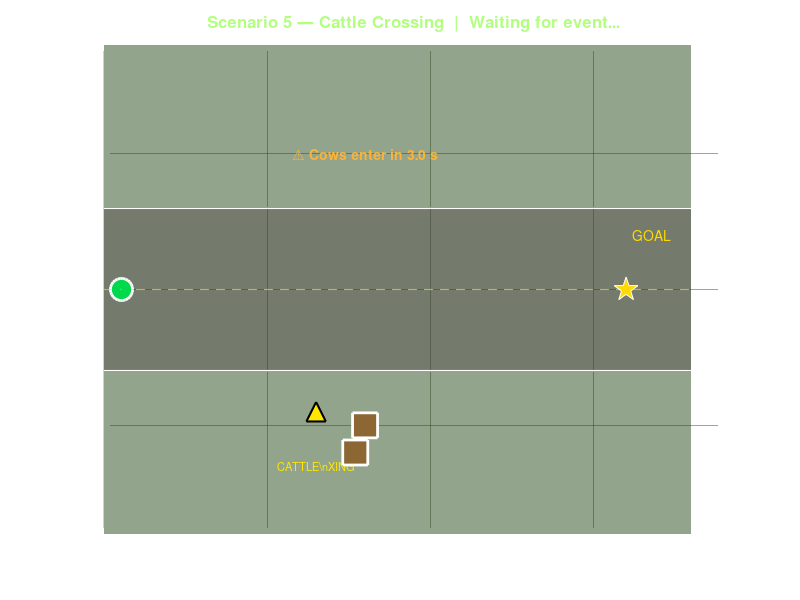

This chart was generated by the following MATLAB code: (Note: this script raises an error after producing the figure.)
% scenario_cattle_crossing.m
% ADAS Vision — Driving Scenario 5: Cattle Crossing
%
% Creates a village road where TWO COWS suddenly walk onto the road
% from the left shoulder after 3 seconds. The ego vehicle must detect
% the obstacle, brake, and wait for the cows to clear before proceeding.
%
% Usage:
%   >> scenario_cattle_crossing

fprintf('=== Scenario 5: Cattle Crossing ===\n');

% ---------------------------------------------------------------------------
% Road geometry — straight rural road (6 m wide)
% ---------------------------------------------------------------------------
road_width_m = 6.0;
road_len_m   = 180.0;
lw           = road_width_m / 2;

% Road edges
rx = [0, road_len_m];

% ---------------------------------------------------------------------------
% Actors
% ---------------------------------------------------------------------------
% Ego: starts 20 m from beginning, heading east
ego.x = 5; ego.y = 0; ego.heading = 0; ego.speed = 11.1;  % ~40 km/h

% Cow 1: starts on left shoulder, enters road at t=3 s
cow1.x = 80; cow1.y = -lw - 2;   % starts off-road (left)
cow1.speed = 0.8; cow1.heading = pi/2;   % walks straight across (+y)
cow1.active = false;  % not moving yet

% Cow 2: slightly behind, enters road at t=3.5 s
cow2.x = 77; cow2.y = -lw - 3;
cow2.speed = 0.7; cow2.heading = pi/2;
cow2.active = false;

goal    = [160, 0];
goal_tol = 4.0;

% ---------------------------------------------------------------------------
% Simulation parameters
% ---------------------------------------------------------------------------
dt     = 0.033;
t_end  = 35.0;
wb     = 2.70;
max_st = deg2rad(35);
pp_la  = 10.0;

% ---------------------------------------------------------------------------
% Figure
% ---------------------------------------------------------------------------
fig = figure('Name','Scenario 5 — Cattle Crossing','NumberTitle','off',...
             'Color',[0.06 0.07 0.05],'Position',[100 150 1000 550]);
ax  = axes('Parent',fig,'Color',[0.13 0.15 0.10],...
           'XColor','w','YColor','w','GridColor',[0.25 0.3 0.20],...
           'GridAlpha',0.5,'Box','on');
hold(ax,'on'); grid(ax,'on');
xlabel(ax,'X (m)','Color','w'); ylabel(ax,'Y (m)','Color','w');
title(ax,'Scenario 5 — Cattle Crossing  |  Waiting for event...','Color',[0.7 1 0.5],'FontSize',12);
xlim(ax,[0, road_len_m+10]); ylim(ax,[-lw-6, lw+6]);

% Road fill
fill(ax,[0, road_len_m, road_len_m, 0],[-lw, -lw, lw, lw],...
     [0.22 0.26 0.18],'EdgeColor','none','FaceAlpha',0.7);

% Road markings
plot(ax,[0 road_len_m], [ lw  lw],'w-','LineWidth',1.5);
plot(ax,[0 road_len_m], [-lw -lw],'w-','LineWidth',1.5);
plot(ax,[0 road_len_m], [0 0],'--','Color',[0.8 0.75 0.0],'LineWidth',0.8);

% Grass shoulders
fill(ax,[0, road_len_m, road_len_m, 0],[-lw-6,-lw-6,-lw,-lw],...
     [0.15 0.30 0.10],'EdgeColor','none','FaceAlpha',0.5);
fill(ax,[0, road_len_m, road_len_m, 0],[lw, lw, lw+6, lw+6],...
     [0.15 0.30 0.10],'EdgeColor','none','FaceAlpha',0.5);

% Cattle warning sign (on left shoulder near x=65)
plot(ax, 65, -lw-1.5, '^','MarkerSize',14,...
     'MarkerFaceColor',[1 0.9 0],'MarkerEdgeColor','k','LineWidth',1.5);
text(ax, 65, -lw-3.5,'CATTLE\nXING','Color',[1 0.9 0],'FontSize',8,...
     'HorizontalAlignment','center');

% Goal marker
plot(ax, goal(1), goal(2),'p','MarkerSize',18,...
     'MarkerFaceColor',[1 0.85 0],'MarkerEdgeColor','w');
text(ax, goal(1)+2, goal(2)+2,'GOAL','Color',[1 0.85 0],'FontSize',10);

% Actor handles
h_ego  = plot(ax, ego.x,  ego.y,  'o','MarkerSize',16,'MarkerFaceColor',[0 0.85 0.3],...
              'MarkerEdgeColor','w','LineWidth',2);
h_cow1 = plot(ax, cow1.x, cow1.y, 's','MarkerSize',18,'MarkerFaceColor',[0.55 0.40 0.20],...
              'MarkerEdgeColor','w','LineWidth',2);
h_cow2 = plot(ax, cow2.x, cow2.y, 's','MarkerSize',18,'MarkerFaceColor',[0.55 0.40 0.20],...
              'MarkerEdgeColor','w','LineWidth',2);
h_traj = plot(ax, ego.x, ego.y,'--','Color',[0.4 0.9 0.4],'LineWidth',1);

% Labels
text(ax, cow1.x+1, cow1.y+1, '🐄','FontSize',16,'Color',[0.8 0.6 0.2]);
text(ax, cow2.x+1, cow2.y+1, '🐄','FontSize',16,'Color',[0.8 0.6 0.2]);

% Countdown label
h_count = text(ax, 80, lw+2,'Cows enter in 3.0 s','Color',[1 0.7 0.2],...
               'FontSize',10,'HorizontalAlignment','center','FontWeight','bold');
h_status = text(ax, 0.02, 0.97,'','Units','normalized','Color','w',...
                'FontSize',10,'VerticalAlignment','top','FontWeight','bold');

drawnow;

% ---------------------------------------------------------------------------
% Simulation
% ---------------------------------------------------------------------------
t = 0;
arrived = false;
traj_x = ego.x; traj_y = ego.y;
event_log = {};
waiting   = false;

while t < t_end && ishandle(fig)

    dist_to_goal = norm(goal - [ego.x, ego.y]);
    if dist_to_goal < goal_tol, arrived = true; break; end

    % ── Cattle event trigger ─────────────────────────────────────────────
    if t >= 3.0,   cow1.active = true; end
    if t >= 3.5,   cow2.active = true; end

    % ── Update cows ─────────────────────────────────────────────────────
    if cow1.active && cow1.y < lw + 3
        cow1.y = cow1.y + cow1.speed * dt;
        % Stop once across
        if cow1.y > lw + 2, cow1.active = false; end
    end
    if cow2.active && cow2.y < lw + 3
        cow2.y = cow2.y + cow2.speed * dt;
        if cow2.y > lw + 2, cow2.active = false; end
    end

    % ── Decision ────────────────────────────────────────────────────────
    cow_in_road1 = cow1.y > -lw && cow1.y < lw;
    cow_in_road2 = cow2.y > -lw && cow2.y < lw;
    cow_in_road  = cow_in_road1 || cow_in_road2;

    dist_c1 = norm([cow1.x - ego.x, cow1.y - ego.y]);
    dist_c2 = norm([cow2.x - ego.x, cow2.y - ego.y]);
    dist_cow = min(dist_c1, dist_c2);

    if cow_in_road && dist_cow < 8
        decision = 'EMERGENCY_STOP'; speed_target = 0;
        if ~waiting
            ev = sprintf('t=%.1fs: EMERGENCY_STOP — cow %.1fm in-path', t, dist_cow);
            event_log{end+1} = ev; fprintf('  %s\n', ev);
            waiting = true;
        end
    elseif cow_in_road && dist_cow < 20
        decision = 'BRAKE'; speed_target = 0.5;
        if t > 3.5
            ev = sprintf('t=%.1fs: BRAKE — cow %.1fm ahead (in road)', t, dist_cow);
            if isempty(event_log) || ~strcmp(event_log{end}, ev)
                event_log{end+1} = ev; fprintf('  %s\n', ev);
            end
        end
    elseif dist_cow < 35 && cow_in_road
        decision = 'SLOW'; speed_target = 3.0;
    elseif dist_cow < 50 && t > 2.5
        decision = 'CAUTION'; speed_target = 6.0;
        if t < 4.5
            ev = sprintf('t=%.1fs: CAUTION — cattle detected %.1fm ahead', t, dist_cow);
            if isempty(event_log) || ~strcmp(event_log{end}, ev)
                event_log{end+1} = ev; fprintf('  %s\n', ev);
            end
        end
    else
        decision = 'PROCEED'; speed_target = 11.1;
        if waiting && ~cow_in_road
            ev = sprintf('t=%.1fs: PROCEED — road clear, resuming', t);
            event_log{end+1} = ev; fprintf('  %s\n', ev);
            waiting = false;
        end
    end

    % ── Steering: straight to goal ───────────────────────────────────────
    alpha = atan2(goal(2)-ego.y, goal(1)-ego.x) - ego.heading;
    alpha = atan2(sin(alpha), cos(alpha));
    steer = atan2(2*wb*sin(alpha), pp_la);
    steer = max(-max_st, min(max_st, steer));

    % ── Speed control ────────────────────────────────────────────────────
    accel = 1.2 * (speed_target - ego.speed);
    ego.speed = max(0, min(15, ego.speed + accel*dt));

    % ── Integrate ego ────────────────────────────────────────────────────
    ego.x = ego.x + ego.speed * cos(ego.heading) * dt;
    ego.y = ego.y + ego.speed * sin(ego.heading) * dt;
    ego.heading = ego.heading + (ego.speed/wb)*tan(steer)*dt;

    traj_x(end+1) = ego.x; traj_y(end+1) = ego.y;

    % ── Plot ────────────────────────────────────────────────────────────
    set(h_ego,  'XData', ego.x,  'YData', ego.y);
    set(h_cow1, 'XData', cow1.x, 'YData', cow1.y);
    set(h_cow2, 'XData', cow2.x, 'YData', cow2.y);
    set(h_traj, 'XData', traj_x, 'YData', traj_y);

    % Countdown
    if t < 3.0
        set(h_count,'String',sprintf('⚠ Cows enter in %.1f s', 3.0 - t),'Visible','on');
    elseif t < 5.0
        set(h_count,'String','⚠ CATTLE ON ROAD','Color',[1 0.2 0.2],...
            'FontSize',12,'Visible','on');
    else
        set(h_count,'Visible','off');
    end

    col = scenario_color(decision);
    set(h_status,'String',...
        sprintf('t=%.1f s  |  %s  |  Speed: %.1f km/h  |  Cow dist: %.1f m',...
        t, decision, ego.speed*3.6, dist_cow),'Color',col);
    title(ax, sprintf('Scenario 5 — Cattle Crossing  |  %s', decision),...
          'Color', col, 'FontSize', 12);

    drawnow limitrate;
    t = t + dt;
end

fprintf('\n=== Scenario 5 Complete ===\n');
if arrived
    fprintf('  Goal reached in %.1f s\n', t);
else
    fprintf('  Ended at t=%.1f s\n', t);
end
fprintf('  Events: %d\n', numel(event_log));
for k = 1:numel(event_log)
    fprintf('    %s\n', event_log{k});
end

scenario_result.name = 'cattle_crossing';
scenario_result.t_total = t; scenario_result.arrived = arrived;
scenario_result.traj_x = traj_x; scenario_result.traj_y = traj_y;
assignin('base','scenario_result', scenario_result);

function c = scenario_color(d)
    switch d
        case 'PROCEED',         c=[0.2 0.9 0.2];
        case 'CAUTION',         c=[1.0 0.8 0.0];
        case 'SLOW',            c=[1.0 0.5 0.0];
        case 'BRAKE',           c=[1.0 0.2 0.0];
        case 'EMERGENCY_STOP',  c=[1.0 0.0 0.0];
        otherwise,              c=[0.8 0.8 0.8];
    end
end
